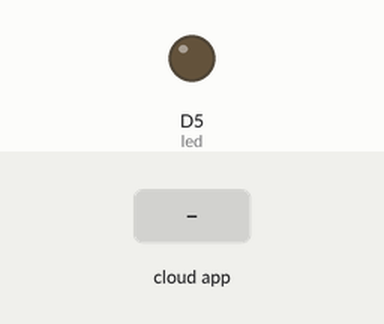
This sketch was run on a simulated ESP8266 (NodeMCU). Shown: output pins drawn as LEDs (lit = HIGH). The inputs (shaded band) are chosen by the test bench. WiFi joins after 1.5 s; servers stay silent unless stated; the Firebase database answers and starts empty; what the sketch prints to the serial monitor is not drawn.

Above: at 2.7 s.
2.8 s: the phone or cloud app sets led to 1
At 3.9 s:
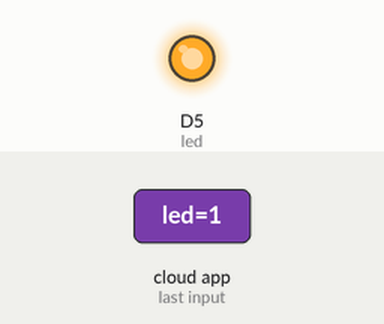
4.4 s: the phone or cloud app sets led to 0
At 5.0 s:
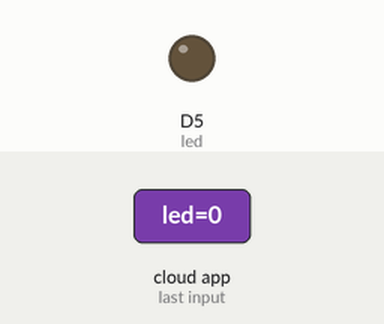
Timing chart, 0 to 7.4 s (numbered marks = the images above; inputs shaded):
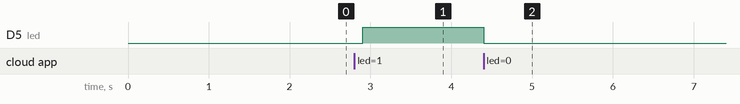

The sketch:

nachcode.ino
```cpp
#include "FirebaseESP8266.h"  // Install Firebase ESP8266 library
#include <ESP8266WiFi.h>
#include <NTPClient.h>
#include <WiFiUdp.h>
WiFiUDP ntpUTC;
NTPClient timeClient(ntpUTC,"in.pool.ntp.org", 19800, 60000);
#define FIREBASE_HOST "YOUR_FIREBASE_PROJECT.firebaseio.com" //Without http:// or https:// schemes
#define FIREBASE_AUTH "YOUR_FIREBASE_DATABASE_SECRET"
#define WIFI_SSID "YOUR_WIFI_AP"
#define WIFI_PASSWORD "YOUR_WIFI_PASSWORD"
int led = D5;
FirebaseData firebaseData;
FirebaseData ledData;

FirebaseJson json;
void setup()
{

  Serial.begin(9600);


  pinMode(led,OUTPUT);

  WiFi.begin(WIFI_SSID, WIFI_PASSWORD);
  Serial.print("Connecting to Wi-Fi");
  while (WiFi.status() != WL_CONNECTED)
  {
    Serial.print(".");
    delay(300);
  }
  Serial.println();
  Serial.print("Connected with IP: ");
  Serial.println(WiFi.localIP());
  Serial.println();

  Firebase.begin(FIREBASE_HOST, FIREBASE_AUTH);
  Firebase.reconnectWiFi(true);

}
void loop() {


  if (Firebase.getString(ledData, "/FirebaseIOT/led")){
    Serial.println(ledData.stringData());
    if (ledData.stringData() == "1") {
    digitalWrite(led, HIGH);
    }
  else if (ledData.stringData() == "0"){
    digitalWrite(led, LOW);
    }
  }
  delay(100);
}
```

Measured:
- after the input at 2.8 s, D5 (led): LOW → HIGH after 0.10 s
- after the input at 4.4 s, D5 (led): HIGH → LOW at once
